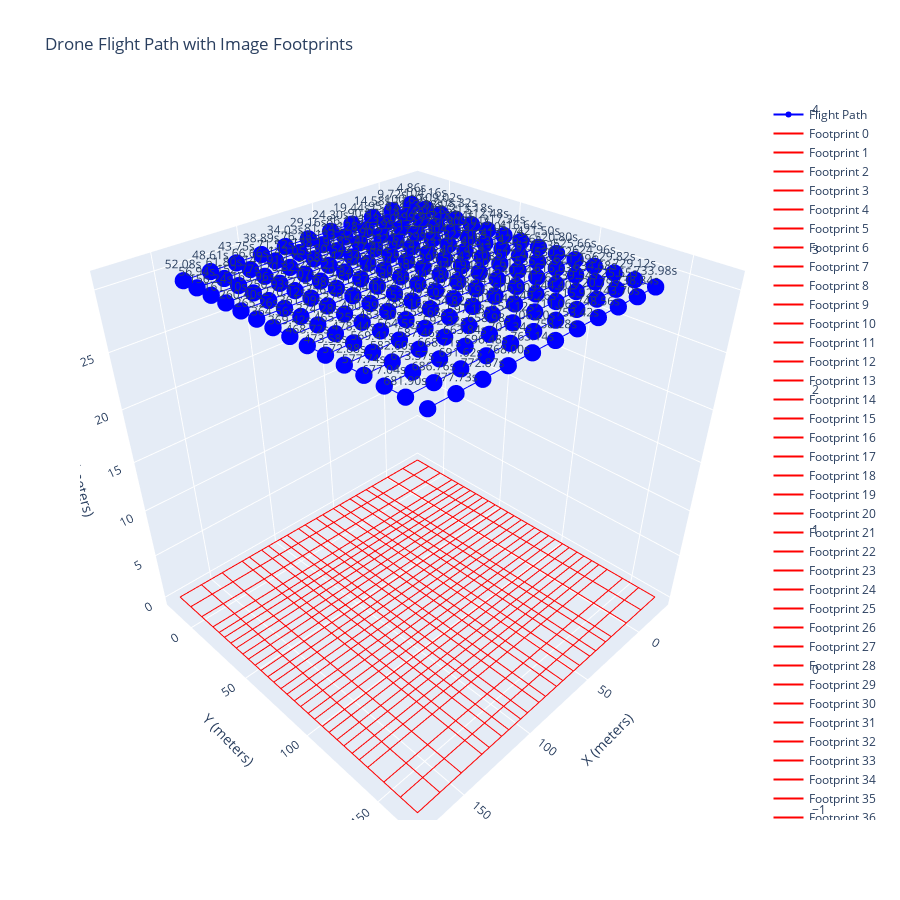

Source (notebook cell):
### Markdown cell above
# Week 7: Visualize Flight Plans

This week, we will use a third party plotting framework called [Plotly](https://plotly.com/python/) to visualize our plans. Please follow this [tutorial](https://www.kaggle.com/code/kanncaa1/plotly-tutorial-for-beginners) to gain some basic experience with Plotly, and then come up with your own visualization function. You are free to choose to come up with your own visualization, and use something other than Plotly.

$\color{red}{\text{TODO: }}$ Implement `plot_photo_plan` in `src/visualization.py`

### Code cell
fig = plot_photo_plan(computed_plan, compute_image_footprint_on_surface(camera_x10, dataset_spec.height), MAX_ACC, MAX_DRONE_SPEED, compute_speed_during_photo_capture(camera_x10, dataset_spec))
fig.show()
